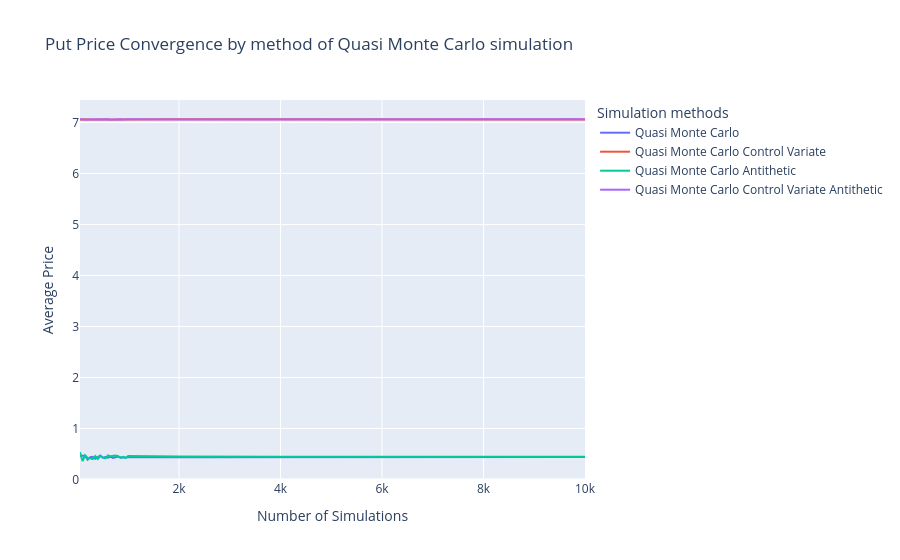

Notebook source saved alongside this figure:
### Code cell
fig = go.Figure()

# Courbe 1 : Moyenne
fig.add_trace(go.Scatter(
    x=df_put_quasi_mc.index,
    y=df_put_quasi_mc["mean"],
    mode='lines',
    name='Quasi Monte Carlo'
))

fig.add_trace(go.Scatter(
    x=df_put_quasi_mc_cv.index,
    y=df_put_quasi_mc_cv["mean"],
    mode='lines',
    name='Quasi Monte Carlo Control Variate'
))

fig.add_trace(go.Scatter(
    x=df_put_quasi_mc_an.index,
    y=df_put_quasi_mc_an["mean"],
    mode='lines',
    name='Quasi Monte Carlo Antithetic'
))

fig.add_trace(go.Scatter(
    x=df_put_quasi_mc_an_cv.index,
    y=df_put_quasi_mc_an_cv["mean"],
    mode='lines',
    name='Quasi Monte Carlo Control Variate Antithetic'
))

fig.update_layout(
    title="Put Price Convergence by method of Quasi Monte Carlo simulation",
    xaxis_title="Number of Simulations",
    yaxis_title="Average Price",
    legend_title="Simulation methods"
)

fig.show()

### Figure 1 — Plotly figure (JSON) as saved in the notebook; plotly's stock layout.template omitted (floating-point values rounded to 4 significant figures)
{"data": [{"mode": "lines", "name": "Quasi Monte Carlo", "type": "scatter", "x": [50, 100, 150, 200, 250, 300, 350, 400, 450, 500, 550, 600, 650, 700, 750, 800, 850, 900, 950, 1000, 2000, 4000, 6000, 8000, 10000], "y": [0.4636, 0.4569, 0.4645, 0.3899, 0.4392, 0.4432, 0.4051, 0.4377, 0.4713, 0.4265, 0.442, 0.4275, 0.443, 0.4233, 0.4401, 0.4493, 0.4266, 0.4365, 0.4285, 0.4412, 0.4378, 0.4398, 0.4414, 0.4411, 0.4388]}, {"mode": "lines", "name": "Quasi Monte Carlo Control Variate", "type": "scatter", "x": [50, 100, 150, 200, 250, 300, 350, 400, 450, 500, 550, 600, 650, 700, 750, 800, 850, 900, 950, 1000, 2000, 4000, 6000, 8000, 10000], "y": [7.051, 7.064, 7.065, 7.056, 7.058, 7.059, 7.058, 7.056, 7.064, 7.059, 7.06, 7.061, 7.06, 7.06, 7.059, 7.058, 7.06, 7.062, 7.06, 7.059, 7.061, 7.061, 7.06, 7.062, 7.06]}, {"mode": "lines", "name": "Quasi Monte Carlo Antithetic", "type": "scatter", "x": [50, 100, 150, 200, 250, 300, 350, 400, 450, 500, 550, 600, 650, 700, 750, 800, 850, 900, 950, 1000, 2000, 4000, 6000, 8000, 10000], "y": [0.534, 0.3628, 0.4759, 0.4227, 0.4168, 0.3996, 0.4582, 0.4014, 0.461, 0.4291, 0.4154, 0.4733, 0.4541, 0.464, 0.4708, 0.4559, 0.4285, 0.4427, 0.4235, 0.4601, 0.4496, 0.4484, 0.4489, 0.4427, 0.4471]}, {"mode": "lines", "name": "Quasi Monte Carlo Control Variate Antithetic", "type": "scatter", "x": [50, 100, 150, 200, 250, 300, 350, 400, 450, 500, 550, 600, 650, 700, 750, 800, 850, 900, 950, 1000, 2000, 4000, 6000, 8000, 10000], "y": [7.068, 7.056, 7.055, 7.057, 7.058, 7.058, 7.051, 7.061, 7.063, 7.06, 7.065, 7.061, 7.053, 7.058, 7.061, 7.055, 7.062, 7.059, 7.058, 7.061, 7.059, 7.06, 7.06, 7.061, 7.061]}], "layout": {"legend": {"title": {"text": "Simulation methods"}}, "title": {"text": "Put Price Convergence by method of Quasi Monte Carlo simulation"}, "xaxis": {"title": {"text": "Number of Simulations"}}, "yaxis": {"title": {"text": "Average Price"}}}}
